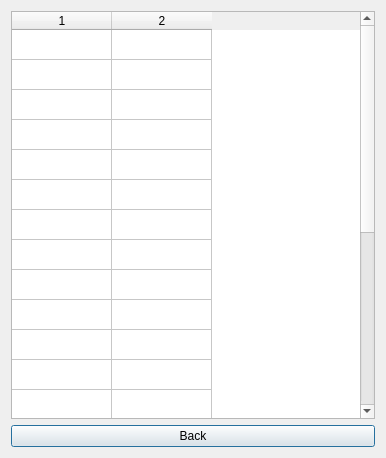
<?xml version="1.0" encoding="UTF-8"?>
<ui version="4.0">
 <class>Calendar</class>
 <widget class="QDialog" name="Calendar">
  <property name="geometry">
   <rect>
    <x>0</x>
    <y>0</y>
    <width>386</width>
    <height>458</height>
   </rect>
  </property>
  <property name="windowTitle">
   <string>Basketball Team Manager</string>
  </property>
  <layout class="QVBoxLayout" name="verticalLayout">
   <item>
    <widget class="QTableWidget" name="tableWidget">
     <property name="autoFillBackground">
      <bool>false</bool>
     </property>
     <property name="rowCount">
      <number>22</number>
     </property>
     <property name="columnCount">
      <number>2</number>
     </property>
     <attribute name="horizontalHeaderVisible">
      <bool>true</bool>
     </attribute>
     <attribute name="horizontalHeaderCascadingSectionResizes">
      <bool>false</bool>
     </attribute>
     <attribute name="horizontalHeaderHighlightSections">
      <bool>true</bool>
     </attribute>
     <attribute name="verticalHeaderVisible">
      <bool>false</bool>
     </attribute>
     <attribute name="verticalHeaderHighlightSections">
      <bool>false</bool>
     </attribute>
     <row/>
     <row/>
     <row/>
     <row/>
     <row/>
     <row/>
     <row/>
     <row/>
     <row/>
     <row/>
     <row/>
     <row/>
     <row/>
     <row/>
     <row/>
     <row/>
     <row/>
     <row/>
     <row/>
     <row/>
     <row/>
     <row/>
     <column/>
     <column/>
    </widget>
   </item>
   <item>
    <widget class="QPushButton" name="pushButton">
     <property name="text">
      <string>Back</string>
     </property>
    </widget>
   </item>
  </layout>
 </widget>
 <resources/>
 <connections/>
</ui>
